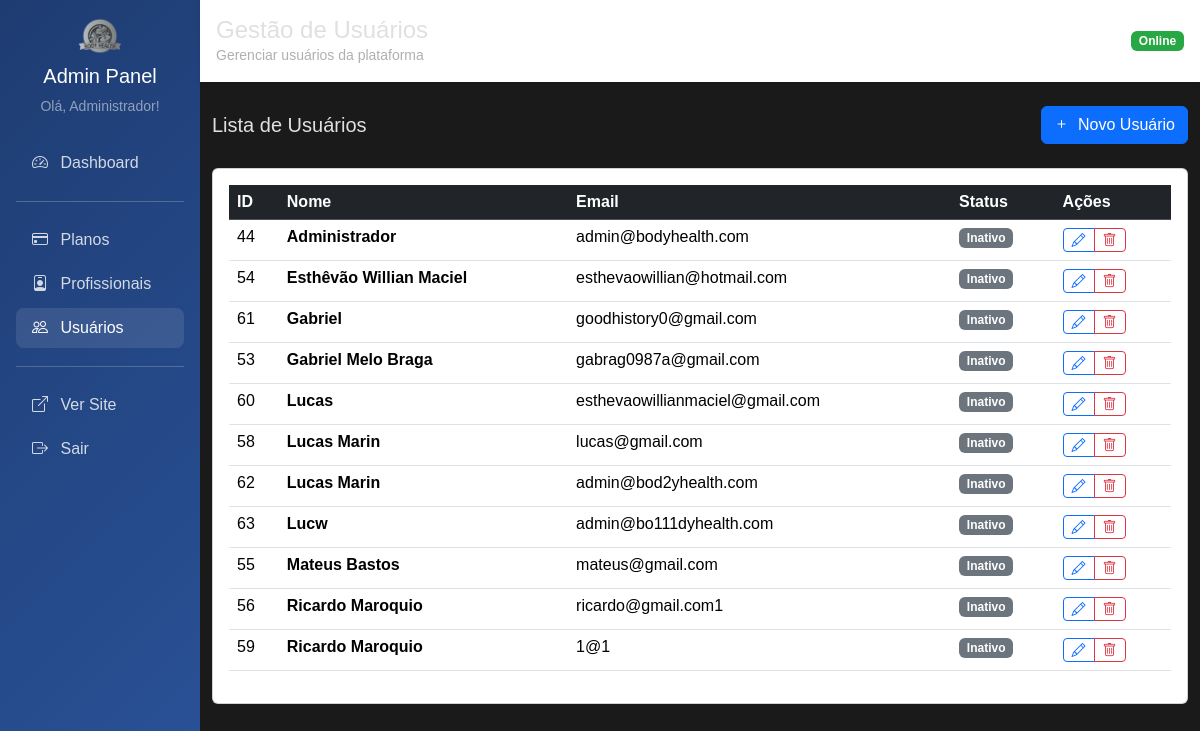
Before: /admin/usuarios (signed in) with the older database file.
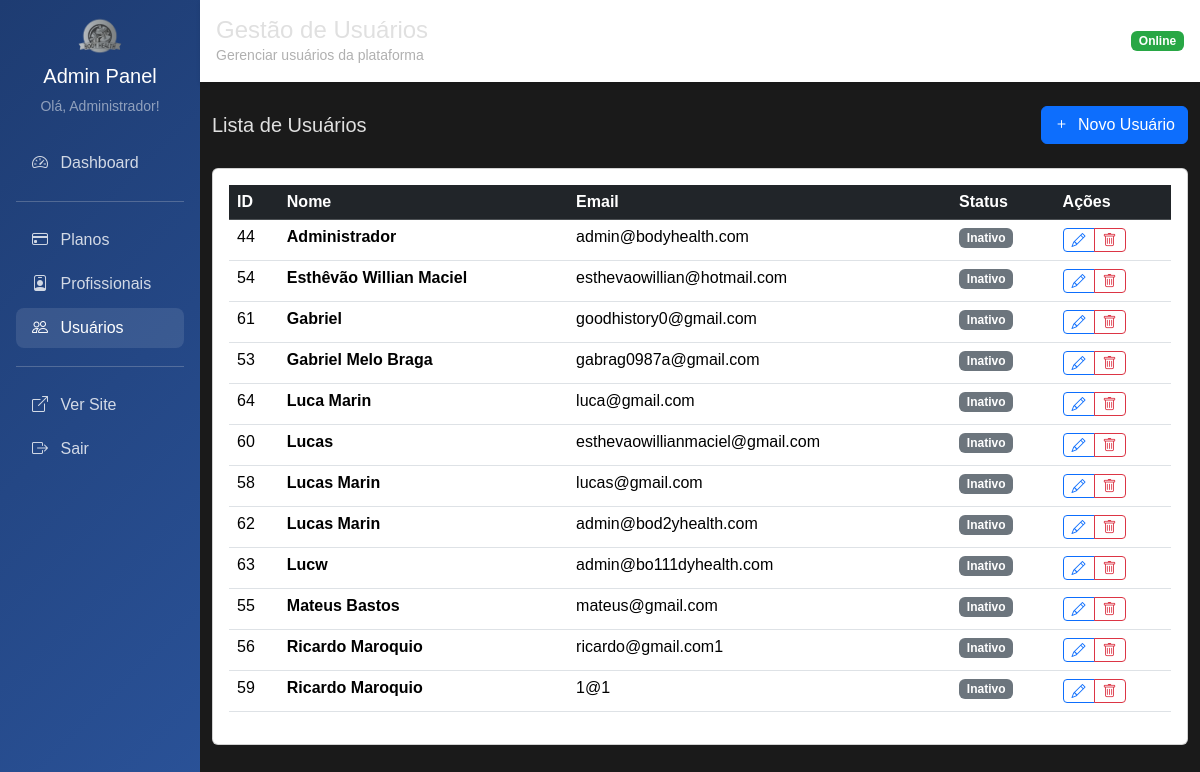
After: the same page with the newer database file.
### tables this page shows
CREATE TABLE usuario (
    id INTEGER PRIMARY KEY AUTOINCREMENT,
    nome TEXT NOT NULL,
    email TEXT UNIQUE NOT NULL,
    senha TEXT NOT NULL,
    perfil TEXT NOT NULL DEFAULT 'cliente',
    foto TEXT,
    token_redefinicao TEXT,
    data_token TIMESTAMP,
    data_cadastro TIMESTAMP DEFAULT CURRENT_TIMESTAMP
);

### main.py (the view)
@app.get("/admin/usuarios")
@requer_autenticacao(['admin'])
async def admin_usuarios_listar(request: Request, usuario_logado: dict = Depends(obter_usuario_logado)):
    usuarios = usuario_repo.obter_todos()
    return templates.TemplateResponse("admin/usuarios/listar.html", {
        "request": request,
        "usuario": usuario_logado,
        "usuarios": usuarios
    })

### templates/admin/usuarios/listar.html (shortened to what this page needs)
{% extends "admin/base_admin.html" %}
{% block titulo %}Gestão de Usuários{% endblock %}
{% block subtitulo %}Gerenciar usuários da plataforma{% endblock %}
{% block content %}
<div class="d-flex justify-content-between align-items-center mb-4">
    <h5 class="mb-0">Lista de Usuários</h5>
    <a href="/admin/usuarios/novo" class="btn btn-primary">
        <i class="bi bi-plus me-1"></i> Novo Usuário
    </a>
</div>
<div class="card">
    <div class="card-body">
        {% if usuarios %}
        <div class="table-responsive">
            <table class="table table-hover">
                <thead class="table-dark">
                    <tr>
                        <th>ID</th>
                        <th>Nome</th>
                        <th>Email</th>
                        <th>Status</th>
                        <th>Ações</th>
                    </tr>
                </thead>
                <tbody>
                    {% for usuario in usuarios %}
                    <tr>
                        <td>{{ usuario.id }}</td>
                        <td><strong>{{ usuario.nome }}</strong></td>
                        <td>{{ usuario.email }}</td>
                        <td>
                            {% if usuario.ativo %}
                                <span class="badge bg-success">Ativo</span>
                            {% else %}
                                <span class="badge bg-secondary">Inativo</span>
                            {% endif %}
                        </td>
                        <td>
                            <div class="btn-group btn-group-sm">
                                <a href="/admin/usuarios/editar/{{ usuario.id }}" class="btn btn-outline-primary">
                                    <i class="bi bi-pencil"></i>
                                </a>
                                <button type="button" class="btn btn-outline-danger"
                                    onclick="confirmarExclusao({{ usuario.id }}, '{{ usuario.nome }}')">
                                    <i class="bi bi-trash"></i>
                                </button>
                            </div>
                        </td>
                    </tr>
                    {% endfor %}
                </tbody>
            </table>
        </div>
        {% endif %}
    </div>
</div>
<div class="position-fixed top-0 end-0 p-3" style="z-index: 1055">
</div>
{% endblock %}

### templates/admin/base_admin.html (shortened to what this page needs)
<html lang="pt-BR">
<head>
    <link href="https://cdn.jsdelivr.net/npm/bootstrap@5.3.3/dist/css/bootstrap.min.css" rel="stylesheet">
    <link href="https://cdn.jsdelivr.net/npm/bootstrap-icons@1.10.5/font/bootstrap-icons.css" rel="stylesheet">
    <link rel="stylesheet" href="/static/css/styles.css">
</head>
<body>
    <div class="container-fluid p-0">
        <div class="row g-0">
            <div class="col-md-3 col-lg-2">
                <div class="admin-sidebar p-3">
                    <div class="text-center mb-4">
                        <img src="/static/img/logo.png" height="40" alt="Body Health">
                        <h5 class="text-white mt-2">Admin Panel</h5>
                        <small class="text-white-50">Olá, {{ usuario.nome }}!</small>
                    </div>
                    <nav class="nav flex-column">
                        <a class="nav-link {% if request.url.path == '/admin' %}active{% endif %}" href="/admin">
                            <i class="bi bi-speedometer2 me-2"></i> Dashboard
                        </a>
                        <hr class="bg-white-50">
                        <a class="nav-link {% if '/admin/planos' in request.url.path %}active{% endif %}" href="/admin/planos">
                            <i class="bi bi-credit-card me-2"></i> Planos
                        </a>
                        <a class="nav-link {% if '/admin/profissionais' in request.url.path %}active{% endif %}" href="/admin/profissionais">
                            <i class="bi bi-person-badge me-2"></i> Profissionais
                        </a>
                        <a class="nav-link {% if '/admin/usuarios' in request.url.path %}active{% endif %}" href="/admin/usuarios">
                            <i class="bi bi-people me-2"></i> Usuários
                        </a>
                        <hr class="bg-white-50">
                        <a class="nav-link" href="/" target="_blank">
                            <i class="bi bi-box-arrow-up-right me-2"></i> Ver Site
                        </a>
                        <a class="nav-link" href="/logout">
                            <i class="bi bi-box-arrow-right me-2"></i> Sair
                        </a>
                    </nav>
                </div>
            </div>
            <div class="col-md-9 col-lg-10">
                <div class="admin-header p-3 mb-4">
                    <div class="d-flex justify-content-between align-items-center">
                        <div>
                            <h4 class="mb-0">{% block titulo %}Painel Administrativo{% endblock %}</h4>
                            <small class="text-muted">{% block subtitulo %}Body Health Admin{% endblock %}</small>
                        </div>
                        <div>
                            <span class="badge bg-success">Online</span>
                        </div>
                    </div>
                </div>
                <div class="container-fluid">
                    {% block content %}{% endblock %}
                </div>
            </div>
        </div>
    </div>
</body>
</html>

### static/css/styles.css (style rules this page uses)
:root { --dark-bg: #1a1a1a; --dark-card-bg: #2b2b2b; --dark-text-color: #e0e0e0; --dark-muted-text: #b0b0b0; --dark-border-color: #444444; --dark-shadow-color: rgba(0, 0, 0, 0.5); --highlight-yellow: #ffc107; --highlight-green: #28a745; --highlight-red: #dc3545; --light-banner-bg-start: #ffffff; --light-banner-bg-end: #eaeaea; --light-banner-text: #000000; }
body { background-color: var(--dark-bg); color: var(--dark-text-color); font-family: Arial, sans-serif; padding-top: 0px; }
.text-muted { color: var(--dark-muted-text) !important; }
.badge.bg-success { background-color: var(--highlight-green) !important; }

### templates/admin/base_admin.html (style rules this page uses)
.admin-sidebar { min-height: 100vh; background: linear-gradient(135deg, #1e3c72 0%, #2a5298 100%); }
.admin-sidebar .nav-link { color: rgba(255, 255, 255, 0.8); border-radius: 8px; margin: 2px 0; }
.admin-sidebar .nav-link:hover, .admin-sidebar .nav-link.active { color: white; background-color: rgba(255, 255, 255, 0.1); }
.admin-header { background: white; box-shadow: 0 2px 4px rgba(0,0,0,0.1); }

Changed rows visible on the page:
added usuario: id "64", nome "Luca Marin", email "luca@gmail.com"
